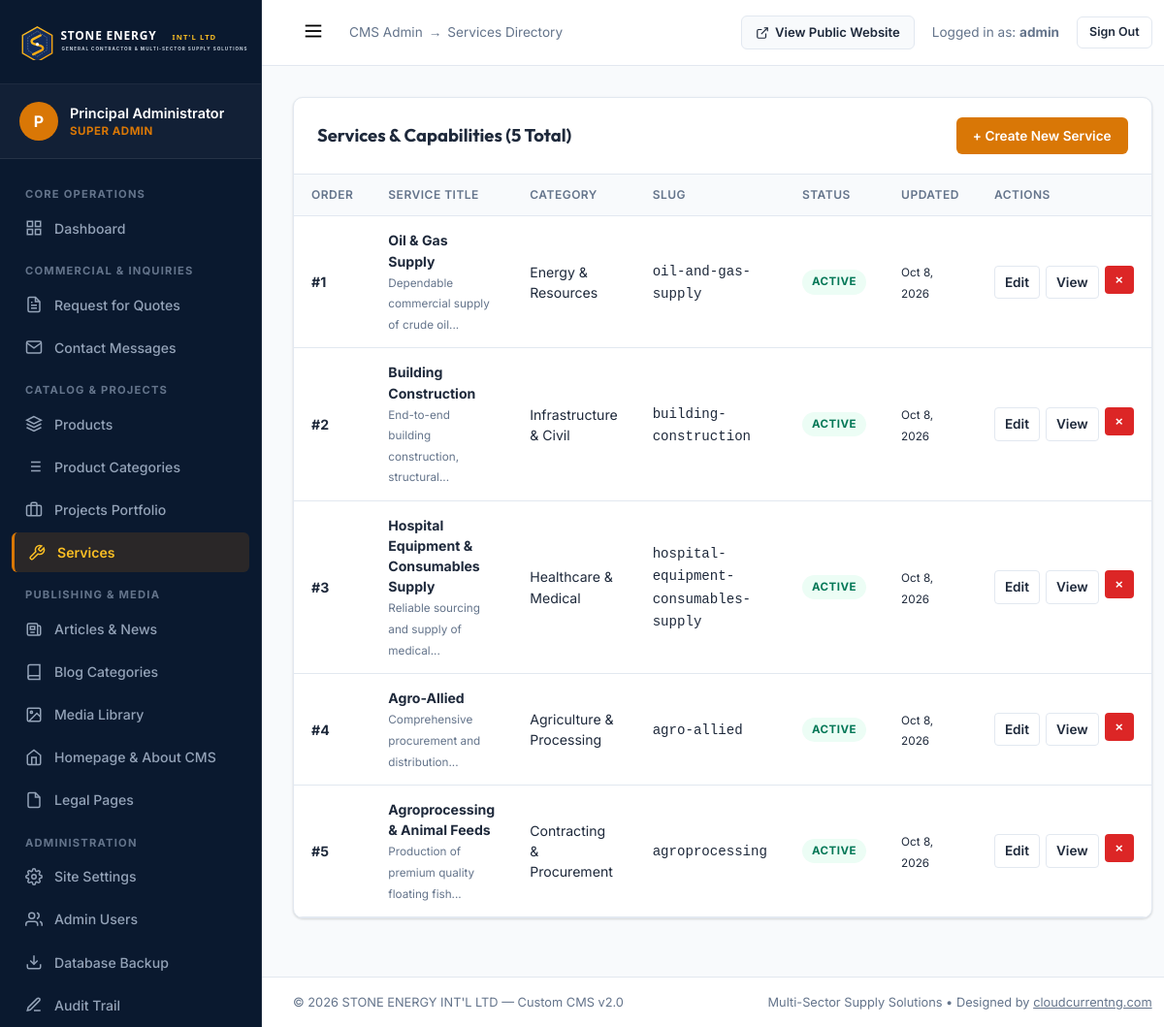
Screenshot of /admin/services.php (signed in) with the database file from the repository.
### tables this page shows
CREATE TABLE `services` (
    `id` INT UNSIGNED AUTO_INCREMENT PRIMARY KEY,
    `title` VARCHAR(150) NOT NULL,
    `slug` VARCHAR(150) NOT NULL UNIQUE,
    `category_id` INT UNSIGNED NOT NULL,
    `icon` VARCHAR(100) DEFAULT 'wrench',
    `short_description` VARCHAR(300) NOT NULL,
    `full_description` LONGTEXT NOT NULL,
    `features` TEXT DEFAULT NULL,
    `image` VARCHAR(255) DEFAULT NULL,
    `status` ENUM('active', 'inactive') NOT NULL DEFAULT 'active',
    `sort_order` INT NOT NULL DEFAULT 0,
    `meta_title` VARCHAR(255) DEFAULT NULL,
    `meta_description` VARCHAR(300) DEFAULT NULL,
    `created_at` DATETIME NOT NULL DEFAULT CURRENT_TIMESTAMP,
    `updated_at` DATETIME NOT NULL DEFAULT CURRENT_TIMESTAMP ON UPDATE CURRENT_TIMESTAMP,
    INDEX `idx_services_cat` (`category_id`),
    INDEX `idx_services_status` (`status`),
    INDEX `idx_services_order` (`sort_order`),
    CONSTRAINT `fk_services_cat` FOREIGN KEY (`category_id`) REFERENCES `service_categories` (`id`) ON DELETE RESTRICT
);

CREATE TABLE `service_categories` (
    `id` INT UNSIGNED AUTO_INCREMENT PRIMARY KEY,
    `name` VARCHAR(100) NOT NULL UNIQUE,
    `slug` VARCHAR(100) NOT NULL UNIQUE,
    `description` VARCHAR(255) DEFAULT NULL,
    `created_at` DATETIME NOT NULL DEFAULT CURRENT_TIMESTAMP
);

CREATE TABLE `site_settings` (
    `id` INT UNSIGNED AUTO_INCREMENT PRIMARY KEY,
    `setting_key` VARCHAR(100) NOT NULL UNIQUE,
    `setting_value` MEDIUMTEXT DEFAULT NULL,
    `setting_group` VARCHAR(50) NOT NULL DEFAULT 'general',
    `label` VARCHAR(150) NOT NULL,
    `field_type` ENUM('text', 'textarea', 'editor', 'image', 'boolean', 'select', 'number') NOT NULL DEFAULT 'text',
    `updated_at` DATETIME NOT NULL DEFAULT CURRENT_TIMESTAMP ON UPDATE CURRENT_TIMESTAMP,
    INDEX `idx_settings_group` (`setting_group`)
);

### config/database.php (called while the page is built, shortened)
<?php
class Database {
    private static ?PDO $instance = null;
    public static function getConnection(): PDO {
        if (self::$instance === null) {
            $host = env('DB_HOST', '127.0.0.1');
            $port = env('DB_PORT', '3306');
            $db   = env('DB_NAME', 'stoneenergy_db');
            $user = env('DB_USER', 'root');
            $pass = env('DB_PASS', '');
            $dsn = "mysql:host={$host};port={$port};dbname={$db};charset=utf8mb4";
            $options = [
                PDO::ATTR_ERRMODE            => PDO::ERRMODE_EXCEPTION,
                PDO::ATTR_DEFAULT_FETCH_MODE => PDO::FETCH_ASSOC,
                PDO::ATTR_EMULATE_PREPARES   => true,
                PDO::MYSQL_ATTR_INIT_COMMAND => "SET NAMES utf8mb4 COLLATE utf8mb4_unicode_ci"
            ];
            try {
                self::$instance = new PDO($dsn, $user, $pass, $options);
            } catch (PDOException $e) {
                error_log("Database Connection Error: " . $e->getMessage());
                if (env('APP_DEBUG', false)) {
                    die("Database connection failed. Please check your database credentials in .env. Technical detail: " . htmlspecialchars($e->getMessage()));
                } else {
                    http_response_code(500);
                    include ROOT_PATH . '500.php';
                    exit;
                }
            }
        }
        return self::$instance;
    }
    public static function query(string $sql, array $params = []): PDOStatement {
        $pdo = self::getConnection();
        $stmt = $pdo->prepare($sql);
        $stmt->execute($params);
        return $stmt;
    }
    public static function fetchAll(string $sql, array $params = []): array {
        $stmt = self::query($sql, $params);
        return $stmt->fetchAll();
    }
}

### core/View.php (called while the page is built, shortened)
<?php
function e(?string $string): string {
    return htmlspecialchars($string, ENT_QUOTES | ENT_SUBSTITUTE, 'UTF-8');
}
function url(string $path = ''): string {
    return BASE_URL . ltrim($path, '/');
}
function admin_url(string $path = ''): string {
    return ADMIN_URL . ltrim($path, '/');
}
function format_date(?string $datetime, string $format = 'M j, Y'): string {
    try {
        $dt = new DateTime($datetime);
        return $dt->format($format);
    } catch (Exception) {
        return $datetime;
    }
}
function truncate(string $text, int $limit = 150): string {
    $clean = strip_tags($text);
    $sub = mb_substr($clean, 0, $limit);
    $lastSpace = mb_strrpos($sub, ' ');
    if ($lastSpace !== false) {
        $sub = mb_substr($sub, 0, $lastSpace);
    }
    return $sub . '...';
}

### core/Settings.php (called while the page is built, shortened)
<?php
class Settings {
    private static ?array $settings = null;
    public static function load(): void {
        if (self::$settings === null) {
            self::$settings = [];
            try {
                $rows = Database::fetchAll("SELECT `setting_key`, `setting_value` FROM `site_settings`");
                foreach ($rows as $row) {
                    self::$settings[$row['setting_key']] = $row['setting_value'];
                }
            } catch (Exception $e) {
                error_log("Settings Load Error: " . $e->getMessage());
            }
        }
    }
    public static function get(string $key, string $default = ''): string {
        self::load();
        return self::$settings[$key] ?? $default;
    }
}
function setting(string $key, string $default = ''): string {
    return Settings::get($key, $default);
}

### admin/services.php (the view, shortened to what this page needs)
<?php
$services = Database::fetchAll(
    "SELECT s.*, c.name as category_name
     FROM `services` s
     JOIN `service_categories` c ON s.category_id = c.id
     ORDER BY s.sort_order ASC"
);
include __DIR__ . '/includes/header.php';
?>
<div class="admin-card">
    <div class="admin-card-header">
        <h3>Services &amp; Capabilities (<?= count($services) ?> Total)</h3>
        <a href="<?= admin_url('service-edit.php') ?>" class="btn-admin btn-admin-primary">
            + Create New Service
        </a>
    </div>
    <div class="table-responsive">
        <table class="admin-table">
            <thead>
                <tr>
                    <th>Order</th>
                    <th>Service Title</th>
                    <th>Category</th>
                    <th>Slug</th>
                    <th>Status</th>
                    <th>Updated</th>
                    <th>Actions</th>
                </tr>
            </thead>
            <tbody>
                <?php foreach ($services as $srv): ?>
                <tr>
                    <td><strong>#<?= (int)$srv['sort_order'] ?></strong></td>
                    <td>
                        <strong><?= e($srv['title']) ?></strong><br>
                        <small style="color: var(--admin-text-muted);"><?= truncate($srv['short_description'], 45) ?></small>
                    </td>
                    <td><?= e($srv['category_name']) ?></td>
                    <td><code><?= e($srv['slug']) ?></code></td>
                    <td>
                        <span class="badge-status <?= ($srv['status'] === 'active') ? 'badge-active' : 'badge-inactive' ?>">
                            <?= e($srv['status']) ?>
                        </span>
                    </td>
                    <td><small><?= format_date($srv['updated_at']) ?></small></td>
                    <td>
                        <div style="display: flex; gap: 6px;">
                            <a href="<?= admin_url('service-edit.php?id=' . $srv['id']) ?>" class="btn-admin btn-admin-outline btn-icon">
                                Edit
                            </a>
                            <a href="<?= url('services.php?slug=' . urlencode($srv['slug'])) ?>" target="_blank" class="btn-admin btn-admin-outline btn-icon" title="View Public Page">
                                View
                            </a>
                            <form action="<?= admin_url('services.php') ?>" method="POST" style="display: inline;">
                                <button type="submit" class="btn-admin btn-admin-danger btn-icon" data-confirm-delete="Delete this service?" title="Delete">
                                    &times;
                                </button>
                            </form>
                        </div>
                    </td>
                </tr>
                <?php endforeach; ?>
            </tbody>
        </table>
    </div>
</div>
<?php include __DIR__ . '/includes/footer.php'; ?>

### admin/includes/footer.php (shortened to what this page needs)
        </main>
        <footer style="padding: 16px 32px; background: #fff; border-top: 1px solid var(--admin-border); font-size: 0.8rem; color: var(--admin-text-muted); display: flex; justify-content: space-between; align-items: center;">
            <div>
                &copy; <?= date('Y') ?> <?= e(setting('company_name', "STONE ENERGY INT'L LTD")) ?> &mdash; Custom CMS v2.0
            </div>
            <div>
                Multi-Sector Supply Solutions &bull; Designed by <a href="https://cloudcurrentng.com" target="_blank" rel="noopener" style="color: inherit; text-decoration: underline;">cloudcurrentng.com</a>
            </div>
        </footer>
    </div>
</body>
</html>

### assets/css/admin.css (style rules this page uses)
:root { --admin-sidebar-bg: #0a192f; --admin-sidebar-active: #172a45; --admin-sidebar-text: #94a3b8; --admin-sidebar-hover: #ffffff; --admin-accent: #d97706; --admin-accent-hover: #b45309; --admin-topbar-bg: #ffffff; --admin-body-bg: #f8fafc; --admin-card-bg: #ffffff; --admin-border: #e2e8f0; --admin-text: #1e293b; --admin-text-muted: #64748b; --admin-font: 'Inter', sans-serif; --admin-font-heading: 'Outfit', sans-serif; --admin-shadow: 0 1px 3px 0 rgba(0,0,0,0.1), 0 1px 2px 0 rgba(0,0,0,0.06); --admin-shadow-lg: 0 10px 15px -3px rgba(0,0,0,0.1), 0 4px 6px -2px rgba(0,0,0,0.05); }
*, *::before, *::after { box-sizing: border-box; margin: 0; padding: 0; }
body.admin-body { font-family: var(--admin-font); background-color: var(--admin-body-bg); color: var(--admin-text); line-height: 1.5; display: flex; min-height: 100vh; overflow-x: hidden; }
.admin-card { background: var(--admin-card-bg); border: 1px solid var(--admin-border); border-radius: 10px; box-shadow: var(--admin-shadow); margin-bottom: 28px; overflow: hidden; }
.admin-card-header { padding: 20px 24px; border-bottom: 1px solid var(--admin-border); display: flex; justify-content: space-between; align-items: center; flex-wrap: wrap; gap: 16px; }
.admin-card-header h3 { font-family: var(--admin-font-heading); font-size: 1.15rem; font-weight: 700; color: var(--admin-text); }
.table-responsive { width: 100%; overflow-x: auto; }
.admin-table { width: 100%; border-collapse: collapse; text-align: left; font-size: 0.88rem; }
.admin-table th { background: #f8fafc; padding: 12px 18px; font-weight: 600; color: var(--admin-text-muted); border-bottom: 1px solid var(--admin-border); text-transform: uppercase; font-size: 0.75rem; letter-spacing: 0.5px; }
.admin-table td { padding: 14px 18px; border-bottom: 1px solid var(--admin-border); vertical-align: middle; }
.badge-status { display: inline-block; padding: 4px 10px; border-radius: 20px; font-size: 0.72rem; font-weight: 700; text-transform: uppercase; letter-spacing: 0.5px; }
.badge-active { background: #ecfdf5; color: #047857; }
.btn-admin { display: inline-flex; align-items: center; gap: 6px; padding: 8px 16px; border-radius: 6px; font-size: 0.85rem; font-weight: 600; cursor: pointer; border: 1px solid transparent; text-decoration: none; transition: all 0.2s; }
.btn-admin-primary { background: var(--admin-accent); color: #fff; }
.btn-admin-outline { background: #fff; border-color: var(--admin-border); color: var(--admin-text); }
.btn-admin-danger { background: #dc2626; color: #fff; }
.btn-icon { padding: 6px 10px; border-radius: 4px; }

### rows the page displays
services: sort_order "1", title "Oil & Gas Supply", short_description "Dependable commercial supply of crude oil...", category.name "Energy & Resources", slug "oil-and-gas-supply", status "ACTIVE", updated_at "Oct 8, 2026"
services: sort_order "2", title "Building Construction", short_description "End-to-end building construction, structural...", category.name "Infrastructure & Civil", slug "building-construction", status "ACTIVE", updated_at "Oct 8, 2026"
services: sort_order "3", title "Hospital Equipment & Consumables Supply", short_description "Reliable sourcing and supply of medical...", category.name "Healthcare & Medical", slug "hospital-equipment-consumables-supply", status "ACTIVE", updated_at "Oct 8, 2026"
services: sort_order "4", title "Agro-Allied", short_description "Comprehensive procurement and distribution...", category.name "Agriculture & Processing", slug "agro-allied", status "ACTIVE", updated_at "Oct 8, 2026"
services: sort_order "5", title "Agroprocessing & Animal Feeds", short_description "Production of premium quality floating fish...", category.name "Contracting & Procurement", slug "agroprocessing", status "ACTIVE", updated_at "Oct 8, 2026"
site_settings: setting_value "STONE ENERGY INT'L LTD"

### other values shown
substr($currentUser['full_name'] ?? 'A', 0, 1) "P"
$currentUser['full_name'] "Principal Administrator"
$currentUser['role_name'] "SUPER ADMIN"
$adminSection "Services Directory"
$currentUser['username'] "admin"
count($services) "5"
